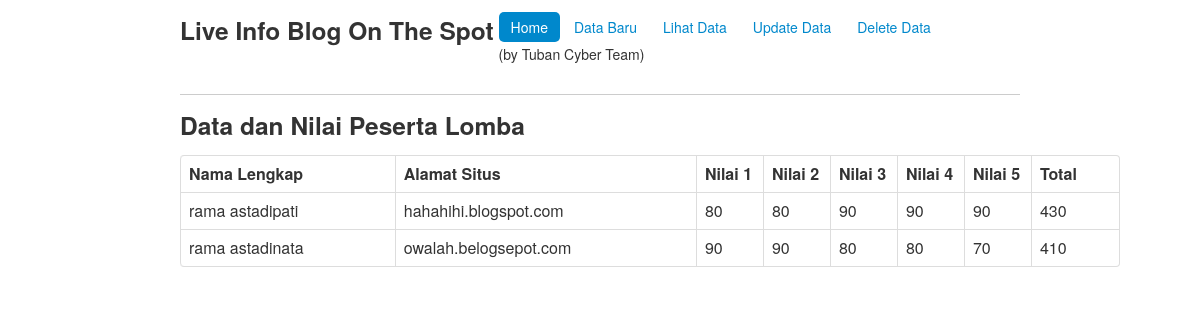
Before: /lombablog/read.php with the older database file.
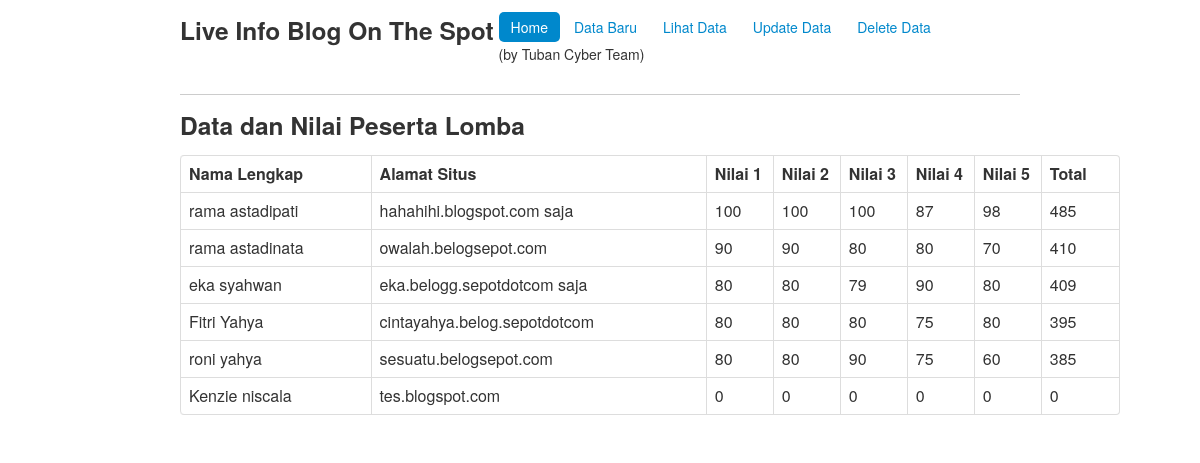
After: the same page with the newer database file.
### tables this page shows
CREATE TABLE IF NOT EXISTS `lombacuy` (
  `id` int(10) NOT NULL AUTO_INCREMENT,
  `namadepan` varchar(30) NOT NULL,
  `namaakhir` varchar(30) NOT NULL,
  `alamat` text NOT NULL,
  `jeniskelamin` varchar(10) NOT NULL,
  `alamatsitus` varchar(70) NOT NULL,
  `nilai1` int(6) NOT NULL,
  `nilai2` int(6) NOT NULL,
  `nilai3` int(6) NOT NULL,
  `nilai4` int(6) NOT NULL,
  `nilai5` int(6) NOT NULL,
  `total` int(8) NOT NULL,
  PRIMARY KEY (`id`)
);

### lombablog/read.php (the view, shortened to what this page needs)
<?php include 'template-parts/header.php' ?>
<div class="container home">
		<h3> Data dan Nilai Peserta Lomba </h3>
		<table class="table table-bordered table-hover">
              <thead>
                <tr>
                  <th >Nama Lengkap</th>
		  <th>Alamat Situs</th>
                  <th width="50px">Nilai 1</th>
                  <th width="50px">Nilai 2</th>
                  <th width="50px">Nilai 3</th>
                  <th width="50px">Nilai 4</th>
                  <th width="50px">Nilai 5</th>
                  <th>Total</th>
                </tr>
              </thead>
              <tbody>
			  <?php
                                $result = mysql_query("SELECT namadepan,namaakhir,alamatsitus,nilai1,nilai2,nilai3,nilai4,nilai5,(nilai1+nilai2+nilai3+nilai4+nilai5)as total FROM lombacuy ORDER BY total DESC");
				while($data = mysql_fetch_object($result) ):
			  ?>
                <tr>
                  <td><?php echo $data->namadepan." ".$data->namaakhir ?></td>
                  <td><?php echo $data->alamatsitus?></td>
                  <td><?php echo $data->nilai1?></td>
                  <td><?php echo $data->nilai2?></td>
                  <td><?php echo $data->nilai3?></td>
                  <td><?php echo $data->nilai4?></td>
                  <td><?php echo $data->nilai5?></td>
                  <td><?php echo $data->total?></td>
                </tr>
			  <?php
				endwhile;
			   ?>
              </tbody>
		</table>
</div>
</div>
</body>
</html>

### lombablog/template-parts/header.php (shortened to what this page needs)
<html>
<head>
<link rel="stylesheet" href="css/bootstrap.min.css" />
</head>
<body>
<div id="wrapper">
	<div class="header">
		<h3 class="title"> Live Info Blog On The Spot </h3>
		<?php include 'template-parts/menu.php' ?>
	</div>

### lombablog/template-parts/menu.php
<ul class="nav nav-pills">
  <li class="active"> <a href="index.php">Home</a> </li>
  <li><a href="create.php"> Data Baru </a></li>
  <li><a href="read.php"> Lihat Data </a></li>
  <li><a href="update.php"> Update Data </a></li>
  <li><a href="delete.php"> Delete Data </a></li>
  <li>(by Tuban Cyber Team)</li>
</ul>

### lombablog/template-parts/header.php (style rules this page uses)
#wrapper { margin: 0 auto; float: none; width:70%; }
.header { padding:10px 0; border-bottom:1px solid #CCC; }
.title { padding: 0 5px 0 0; float:left; margin:0; }

Changed rows visible on the page:
changed lombacuy "astadipati": alamatsitus "hahahihi.blogspot.com" → "hahahihi.blogspot.com saja"; nilai1 "80" → "100"; nilai2 "80" → "100"; nilai3 "90" → "100"; nilai4 "90" → "87"; nilai5 "90" → "98"; total "430" → "485"
added lombacuy: namadepan "eka", namaakhir "syahwan", alamatsitus "eka.belogg.sepotdotcom saja", nilai1 "80", nilai2 "80", nilai3 "79", nilai4 "90", nilai5 "80", total "409"
added lombacuy: namadepan "Fitri", namaakhir "Yahya", alamatsitus "cintayahya.belog.sepotdotcom", nilai1 "80", nilai2 "80", nilai3 "80", nilai4 "75", nilai5 "80", total "395"
added lombacuy: namadepan "roni", namaakhir "yahya", alamatsitus "sesuatu.belogsepot.com", nilai1 "80", nilai2 "80", nilai3 "90", nilai4 "75", nilai5 "60", total "385"
added lombacuy: namadepan "Kenzie", namaakhir "niscala", alamatsitus "tes.blogspot.com", nilai1 "0", nilai2 "0", nilai3 "0", nilai4 "0", nilai5 "0", total "0"
